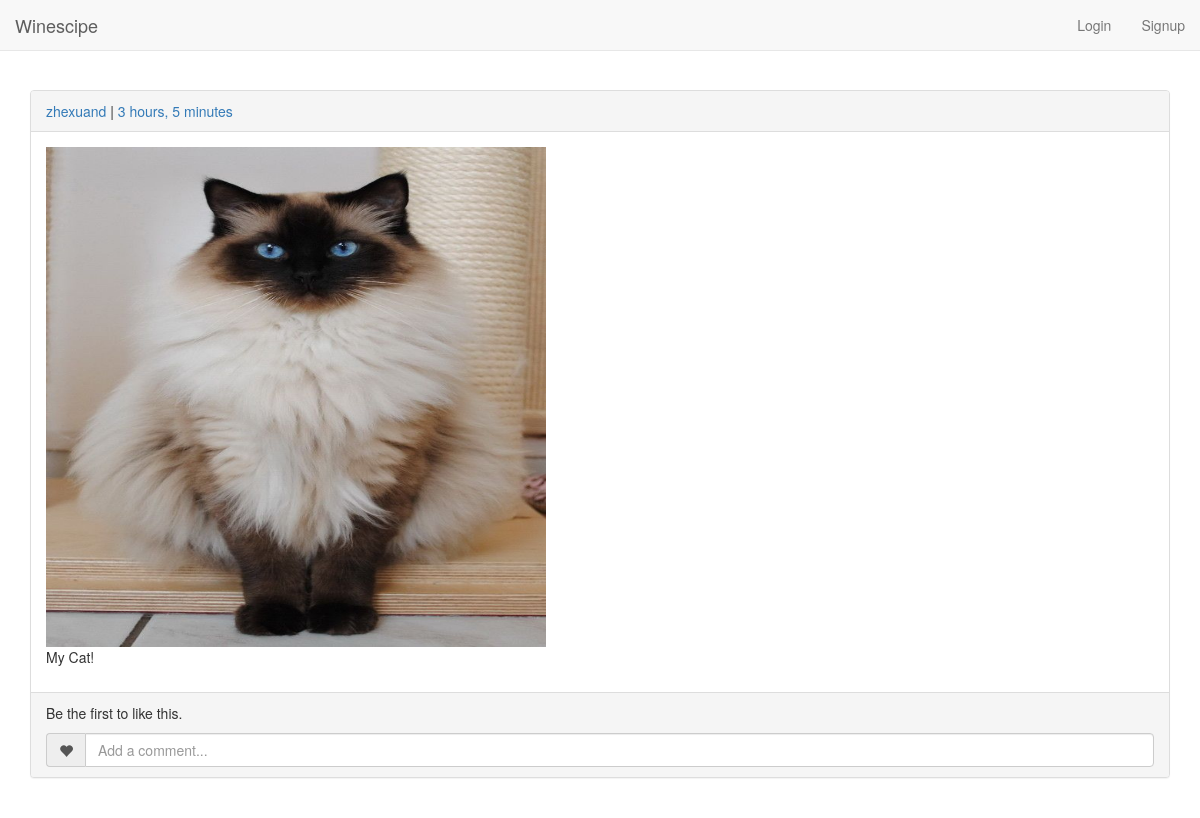
The app's page /p/04jh0P1Yug/, older data.
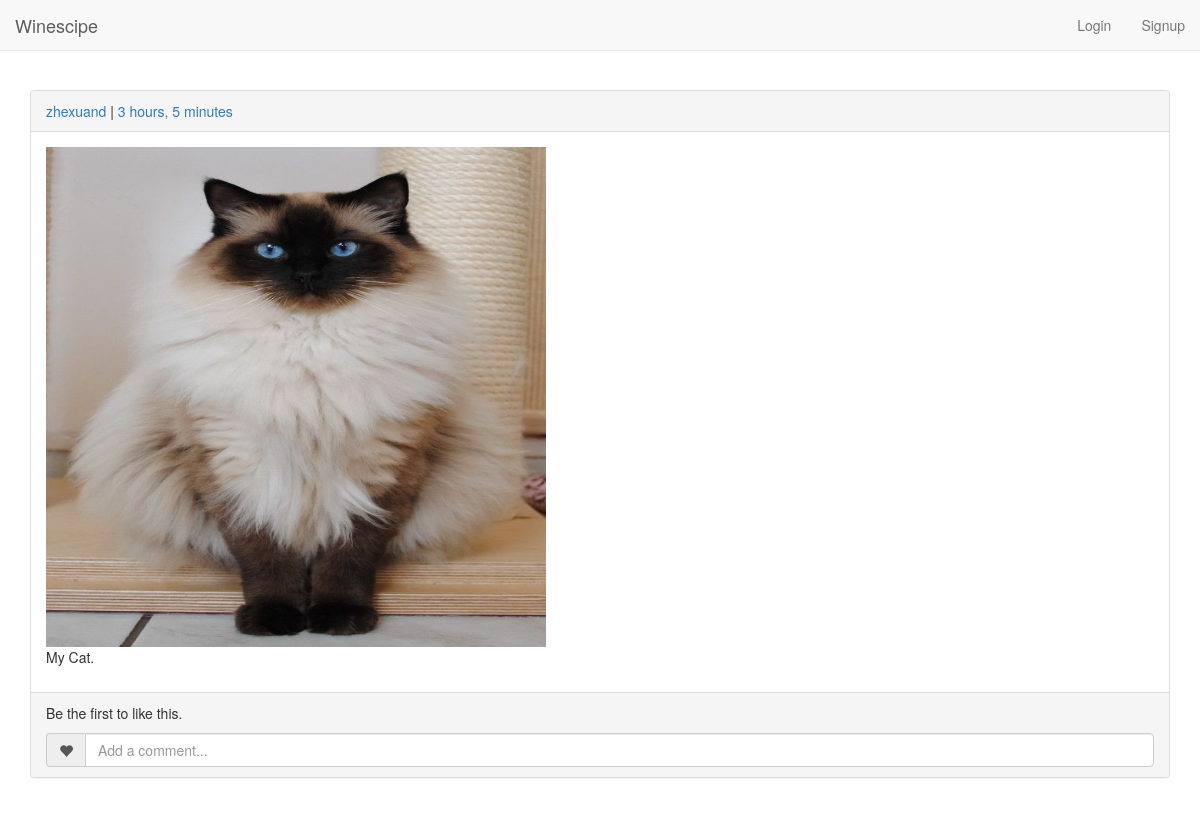
The same page, newer data.
### posts/models.py (models this page shows, shortened)
@python_2_unicode_compatible
class Post(models.Model):
    author = models.ForeignKey(User, related_name='post')
    slug = models.SlugField(unique=True, max_length=10, default=generate_id)
    photo = models.FileField(upload_to='posts_photo')
    caption = models.CharField(max_length=50, blank=True)
    date_created = models.DateTimeField(auto_now_add=True)
    date_updated = models.DateTimeField(auto_now=True)
    class Meta:
        verbose_name_plural = 'Posts'
        ordering = ['-date_created', ]

### accounts/models.py (models this page shows, shortened)
@python_2_unicode_compatible
class User(AbstractBaseUser):
    email = models.EmailField(
        verbose_name='email address',
        max_length=255,
        unique=True,
    )
    username = models.CharField(
        verbose_name='username',
        max_length=30,
        unique=True,
    )
    name = models.CharField(max_length=30, blank=True)
    is_active = models.BooleanField(default=True)
    is_admin = models.BooleanField(default=False)
    objects = UserManager()
    USERNAME_FIELD = 'username'
    REQUIRED_FIELDS = ['email']
    def __str__(self):
        return self.username
    def get_absolute_url(self):
        return reverse('accounts:profile', kwargs={'username': self.username})

### posts/views.py (the view)
class DetailPostView(
        views.LoginRequiredMixin,
        generic.DetailView
):
    model = Post
    template_name = 'posts/post_detail.html'
    context_object_name = 'post'
    def get_context_data(self, **kwargs):
        context = super(DetailPostView, self).get_context_data(**kwargs)
        context['post'] = get_post(self.kwargs['slug'])
        return context

### posts/helpers.py (called while the page is built)
def get_post(slug=None):
    if not slug:
        return None
    post = Post.objects \
               .select_related('author') \
               .prefetch_related(
                   Prefetch(
                       'liked_post',
                       queryset=Like.objects.select_related('user'),
                       to_attr='liker'
                       )) \
               .get(slug=slug)
    post.liker = [liker.user for liker in post.liker]
    return post

### posts/templates/posts/post_detail.html (shortened to what this page needs)
{% extends 'base.html' %}
{% block content %}
    {% include 'posts/post.html' %}
{% endblock %}

### posts/templates/posts/post.html (shortened to what this page needs)
<div id="{{ post.slug }}" class="panel panel-default">
    <div class="panel-heading">
        <a href="{{ post.author.get_absolute_url }}">{{ post.author }}</a> |
        <a href="{% url 'posts:view' post.slug %}">{{ post.date_created|timesince }}</a>
    </div>
    <div class="panel-body">
        <img src="{{ post.photo.url }}" alt="{{ post.caption }}" width="500px" height="500px" />
        <p>{{ post.caption }}</p>
    </div>
    <div class="panel-footer">
        {% if post.liker|length %}
            <a href="#" data-toggle="modal" data-target="#{{ post.slug }}_likers_modal">Likes: {{ post.liker|length }}</a>
            {% include 'posts/likers.html' %}
        {% else %}
            <p>Be the first to like this.</p>
        {% endif %}
        <div class="input-group">
            {% if user in post.liker %}
                <a href="{% url 'posts:unlike' post.slug %}" class="input-group-addon btn btn-default red"><span class="glyphicon glyphicon-heart" id="comment"></span></a>
            {% else %}
                <a href="{% url 'posts:like' post.slug %}" class="input-group-addon btn btn-default"><span class="glyphicon glyphicon-heart" id="comment"></span></a>
            {% endif %}
        <input type="text" class="form-control" placeholder="Add a comment..." aria-describedby="comment">
        </div>
    </div>
</div>

Row changes from the older to the newer data that the page shows:
changed Post "zhexuand": caption "My Cat!" → "My Cat."
